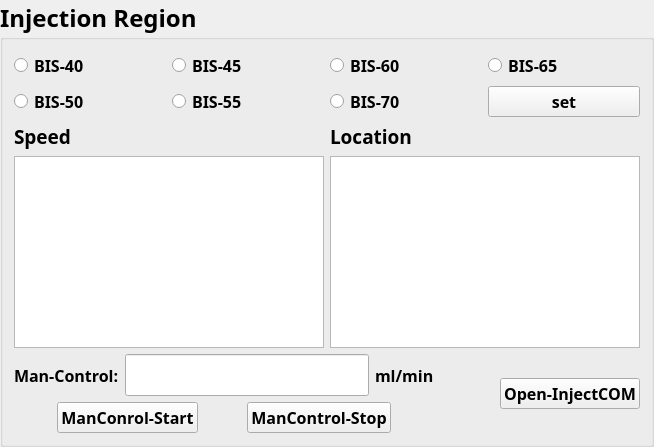
           <widget class="QGroupBox" name="maintain_groupBox">
            <property name="palette">
             <palette>
              <active>
               <colorrole role="WindowText">
                <brush brushstyle="SolidPattern">
                 <color alpha="255">
                  <red>0</red>
                  <green>0</green>
                  <blue>0</blue>
                 </color>
                </brush>
               </colorrole>
              </active>
              <inactive>
               <colorrole role="WindowText">
                <brush brushstyle="SolidPattern">
                 <color alpha="255">
                  <red>0</red>
                  <green>0</green>
                  <blue>0</blue>
                 </color>
                </brush>
               </colorrole>
              </inactive>
              <disabled>
               <colorrole role="WindowText">
                <brush brushstyle="SolidPattern">
                 <color alpha="255">
                  <red>0</red>
                  <green>0</green>
                  <blue>0</blue>
                 </color>
                </brush>
               </colorrole>
              </disabled>
             </palette>
            </property>
            <property name="font">
             <font>
              <family>华文新魏</family>
              <pointsize>18</pointsize>
              <weight>75</weight>
              <bold>true</bold>
             </font>
            </property>
            <property name="title">
             <string>Injection Region</string>
            </property>
            <layout class="QGridLayout" name="gridLayout_4">
             <item row="0" column="0">
              <layout class="QVBoxLayout" name="verticalLayout_3">
               <item>
                <layout class="QVBoxLayout" name="verticalLayout_2">
                 <item>
                  <layout class="QHBoxLayout" name="horizontalLayout_17">
                   <item>
                    <layout class="QHBoxLayout" name="horizontalLayout_8">
                     <item>
                      <widget class="QRadioButton" name="BIS40">
                       <property name="font">
                        <font>
                         <pointsize>12</pointsize>
                        </font>
                       </property>
                       <property name="text">
                        <string>BIS-40</string>
                       </property>
                      </widget>
                     </item>
                     <item>
                      <widget class="QRadioButton" name="BIS45">
                       <property name="font">
                        <font>
                         <pointsize>12</pointsize>
                        </font>
                       </property>
                       <property name="text">
                        <string>BIS-45</string>
                       </property>
                      </widget>
                     </item>
                    </layout>
                   </item>
                   <item>
                    <layout class="QHBoxLayout" name="horizontalLayout_11">
                     <item>
                      <widget class="QRadioButton" name="BIS60">
                       <property name="font">
                        <font>
                         <pointsize>12</pointsize>
                        </font>
                       </property>
                       <property name="text">
                        <string>BIS-60</string>
                       </property>
                      </widget>
                     </item>
                     <item>
                      <widget class="QRadioButton" name="BIS65">
                       <property name="font">
                        <font>
                         <pointsize>12</pointsize>
                        </font>
                       </property>
                       <property name="text">
                        <string>BIS-65</string>
                       </property>
                      </widget>
                     </item>
                    </layout>
                   </item>
                  </layout>
                 </item>
                 <item>
                  <layout class="QHBoxLayout" name="horizontalLayout_18">
                   <item>
                    <layout class="QHBoxLayout" name="horizontalLayout_14">
                     <item>
                      <widget class="QRadioButton" name="BIS50">
                       <property name="font">
                        <font>
                         <pointsize>12</pointsize>
                        </font>
                       </property>
                       <property name="text">
                        <string>BIS-50</string>
                       </property>
                      </widget>
                     </item>
                     <item>
                      <widget class="QRadioButton" name="BIS55">
                       <property name="font">
                        <font>
                         <pointsize>12</pointsize>
                        </font>
                       </property>
                       <property name="text">
                        <string>BIS-55</string>
                       </property>
                      </widget>
                     </item>
                    </layout>
                   </item>
                   <item>
                    <layout class="QHBoxLayout" name="horizontalLayout_10">
                     <item>
                      <widget class="QRadioButton" name="BIS70">
                       <property name="font">
                        <font>
                         <pointsize>12</pointsize>
                        </font>
                       </property>
                       <property name="text">
                        <string>BIS-70</string>
                       </property>
                      </widget>
                     </item>
                     <item>
                      <widget class="QPushButton" name="BISset_Button">
                       <property name="font">
                        <font>
                         <pointsize>12</pointsize>
                        </font>
                       </property>
                       <property name="text">
                        <string>set</string>
                       </property>
                      </widget>
                     </item>
                    </layout>
                   </item>
                  </layout>
                 </item>
                </layout>
               </item>
               <item>
                <layout class="QHBoxLayout" name="horizontalLayout_5">
                 <item>
                  <layout class="QVBoxLayout" name="verticalLayout_5">
                   <item>
                    <widget class="QLabel" name="label">
                     <property name="sizePolicy">
                      <sizepolicy hsizetype="Fixed" vsizetype="Fixed">
                       <horstretch>0</horstretch>
                       <verstretch>0</verstretch>
                      </sizepolicy>
                     </property>
                     <property name="font">
                      <font>
                       <pointsize>14</pointsize>
                      </font>
                     </property>
                     <property name="text">
                      <string>Speed</string>
                     </property>
                    </widget>
                   </item>
                   <item>
                    <widget class="QTextBrowser" name="textBrowser_Speed">
                     <property name="sizePolicy">
                      <sizepolicy hsizetype="Minimum" vsizetype="Minimum">
                       <horstretch>0</horstretch>
                       <verstretch>0</verstretch>
                      </sizepolicy>
                     </property>
                     <property name="html">
                      <string>&lt;!DOCTYPE HTML PUBLIC &quot;-//W3C//DTD HTML 4.0//EN&quot; &quot;http://www.w3.org/TR/REC-html40/strict.dtd&quot;&gt;
&lt;html&gt;&lt;head&gt;&lt;meta name=&quot;qrichtext&quot; content=&quot;1&quot; /&gt;&lt;style type=&quot;text/css&quot;&gt;
p, li { white-space: pre-wrap; }
&lt;/style&gt;&lt;/head&gt;&lt;body style=&quot; font-family:'华文新魏'; font-size:18pt; font-weight:600; font-style:normal;&quot;&gt;
&lt;p style=&quot;-qt-paragraph-type:empty; margin-top:0px; margin-bottom:0px; margin-left:0px; margin-right:0px; -qt-block-indent:0; text-indent:0px; font-family:'SimSun'; font-size:9pt; font-weight:400;&quot;&gt;&lt;br /&gt;&lt;/p&gt;&lt;/body&gt;&lt;/html&gt;</string>
                     </property>
                    </widget>
                   </item>
                  </layout>
                 </item>
                 <item>
                  <layout class="QVBoxLayout" name="verticalLayout_4">
                   <item>
                    <widget class="QLabel" name="label_3">
                     <property name="sizePolicy">
                      <sizepolicy hsizetype="Fixed" vsizetype="Fixed">
                       <horstretch>0</horstretch>
                       <verstretch>0</verstretch>
                      </sizepolicy>
                     </property>
                     <property name="font">
                      <font>
                       <pointsize>14</pointsize>
                      </font>
                     </property>
                     <property name="text">
                      <string>Location</string>
                     </property>
                    </widget>
                   </item>
                   <item>
                    <widget class="QTextBrowser" name="textBrowser_Location">
                     <property name="sizePolicy">
                      <sizepolicy hsizetype="Minimum" vsizetype="Minimum">
                       <horstretch>0</horstretch>
                       <verstretch>0</verstretch>
                      </sizepolicy>
                     </property>
                    </widget>
                   </item>
                  </layout>
                 </item>
                </layout>
               </item>
               <item>
                <layout class="QHBoxLayout" name="horizontalLayout_6">
                 <item>
                  <layout class="QVBoxLayout" name="verticalLayout_12">
                   <item>
                    <layout class="QHBoxLayout" name="horizontalLayout_20">
                     <item>
                      <widget class="QLabel" name="label_7">
                       <property name="sizePolicy">
                        <sizepolicy hsizetype="Minimum" vsizetype="Preferred">
                         <horstretch>0</horstretch>
                         <verstretch>0</verstretch>
                        </sizepolicy>
                       </property>
                       <property name="font">
                        <font>
                         <pointsize>12</pointsize>
                        </font>
                       </property>
                       <property name="text">
                        <string>Man-Control:</string>
                       </property>
                      </widget>
                     </item>
                     <item>
                      <widget class="QLineEdit" name="ManControl_lineEdit">
                       <property name="sizePolicy">
                        <sizepolicy hsizetype="Minimum" vsizetype="Fixed">
                         <horstretch>0</horstretch>
                         <verstretch>0</verstretch>
                        </sizepolicy>
                       </property>
                      </widget>
                     </item>
                     <item>
                      <widget class="QLabel" name="label_4">
                       <property name="sizePolicy">
                        <sizepolicy hsizetype="Fixed" vsizetype="Preferred">
                         <horstretch>0</horstretch>
                         <verstretch>0</verstretch>
                        </sizepolicy>
                       </property>
                       <property name="font">
                        <font>
                         <pointsize>12</pointsize>
                        </font>
                       </property>
                       <property name="text">
                        <string>ml/min</string>
                       </property>
                      </widget>
                     </item>
                    </layout>
                   </item>
                   <item>
                    <layout class="QHBoxLayout" name="horizontalLayout_19">
                     <item>
                      <widget class="QPushButton" name="ManStart_Button">
                       <property name="sizePolicy">
                        <sizepolicy hsizetype="Fixed" vsizetype="Fixed">
                         <horstretch>0</horstretch>
                         <verstretch>0</verstretch>
                        </sizepolicy>
                       </property>
                       <property name="font">
                        <font>
                         <pointsize>12</pointsize>
                        </font>
                       </property>
                       <property name="text">
                        <string>ManConrol-Start</string>
                       </property>
                      </widget>
                     </item>
                     <item>
                      <widget class="QPushButton" name="ManStop_Button">
                       <property name="sizePolicy">
                        <sizepolicy hsizetype="Fixed" vsizetype="Fixed">
                         <horstretch>0</horstretch>
                         <verstretch>0</verstretch>
                        </sizepolicy>
                       </property>
                       <property name="font">
                        <font>
                         <pointsize>12</pointsize>
                        </font>
                       </property>
                       <property name="text">
                        <string>ManControl-Stop</string>
                       </property>
                      </widget>
                     </item>
                    </layout>
                   </item>
                  </layout>
                 </item>
                 <item>
                  <spacer name="horizontalSpacer">
                   <property name="orientation">
                    <enum>Qt::Horizontal</enum>
                   </property>
                   <property name="sizeType">
                    <enum>QSizePolicy::Fixed</enum>
                   </property>
                   <property name="sizeHint" stdset="0">
                    <size>
                     <width>60</width>
                     <height>20</height>
                    </size>
                   </property>
                  </spacer>
                 </item>
                 <item>
                  <widget class="QPushButton" name="ICOM_button">
                   <property name="palette">
                    <palette>
                     <active>
                      <colorrole role="Text">
                       <brush brushstyle="SolidPattern">
                        <color alpha="255">
                         <red>255</red>
                         <green>255</green>
                         <blue>255</blue>
                        </color>
                       </brush>
                      </colorrole>
                      <colorrole role="ButtonText">
                       <brush brushstyle="SolidPattern">
                        <color alpha="255">
                         <red>0</red>
                         <green>0</green>
                         <blue>0</blue>
                        </color>
                       </brush>
                      </colorrole>
                     </active>
                     <inactive>
                      <colorrole role="Text">
                       <brush brushstyle="SolidPattern">
                        <color alpha="255">
                         <red>255</red>
                         <green>255</green>
                         <blue>255</blue>
                        </color>
                       </brush>
                      </colorrole>
                      <colorrole role="ButtonText">
                       <brush brushstyle="SolidPattern">
                        <color alpha="255">
                         <red>0</red>
                         <green>0</green>
                         <blue>0</blue>
                        </color>
                       </brush>
                      </colorrole>
                     </inactive>
                     <disabled>
                      <colorrole role="Text">
                       <brush brushstyle="SolidPattern">
                        <color alpha="255">
                         <red>0</red>
                         <green>0</green>
                         <blue>0</blue>
                        </color>
                       </brush>
                      </colorrole>
                      <colorrole role="ButtonText">
                       <brush brushstyle="SolidPattern">
                        <color alpha="255">
                         <red>0</red>
                         <green>0</green>
                         <blue>0</blue>
                        </color>
                       </brush>
                      </colorrole>
                     </disabled>
                    </palette>
                   </property>
                   <property name="font">
                    <font>
                     <family>楷体</family>
                     <pointsize>12</pointsize>
                     <weight>75</weight>
                     <bold>true</bold>
                    </font>
                   </property>
                   <property name="text">
                    <string>Open-InjectCOM</string>
                   </property>
                  </widget>
                 </item>
                </layout>
               </item>
              </layout>
             </item>
            </layout>
            <zorder></zorder>
            <zorder>ICOM_button</zorder>
            <zorder>horizontalSpacer</zorder>
           </widget>
